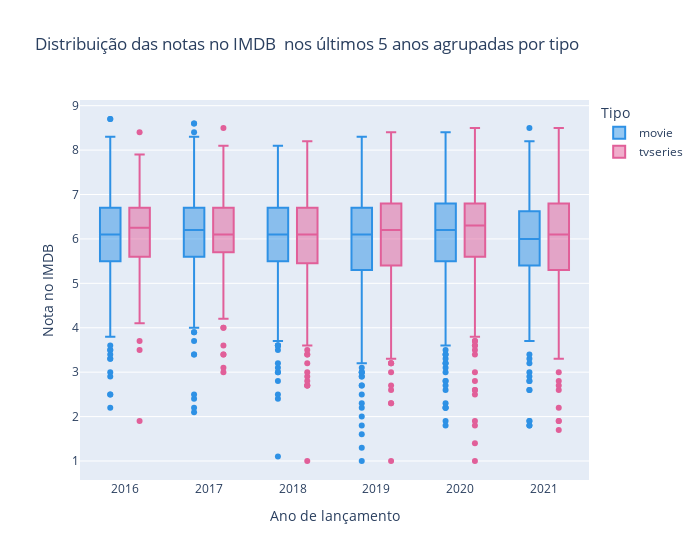

Notebook code for this chart:
### Code cell
df_netflix_last_titles = df[df["release_year"] >= df['release_year'].max()-5]

fig = px.box(df_netflix_last_titles, 
             x='release_year', 
             y="rating_imdb", 
             color='type',
             width=700,
             title="Distribuição das notas no IMDB \nnos últimos 5 anos agrupadas por tipo",
             color_discrete_sequence=px.colors.qualitative.Dark24,
             labels={'release_year':'Ano de lançamento', 'rating_imdb':'Nota no IMDB', 'type':'Tipo'})
fig.show()

### Figure 1 — Plotly figure (JSON) as saved in the notebook; plotly's stock layout.template omitted (floating-point values rounded to 4 significant figures; data arrays with more than 128 entries replaced by an {"elided": "..."} marker saying what was removed)
{"data": [{"alignmentgroup": "True", "hovertemplate": "Tipo=movie<br>Ano de lançamento=%{x}<br>Nota no IMDB=%{y}<extra></extra>", "legendgroup": "movie", "marker": {"color": "#2E91E5"}, "name": "movie", "notched": false, "offsetgroup": "movie", "orientation": "v", "showlegend": true, "type": "box", "x": {"elided": "3619 int values"}, "x0": " ", "xaxis": "x", "y": {"elided": "3619 float values"}, "y0": " ", "yaxis": "y"}, {"alignmentgroup": "True", "hovertemplate": "Tipo=tvseries<br>Ano de lançamento=%{x}<br>Nota no IMDB=%{y}<extra></extra>", "legendgroup": "tvseries", "marker": {"color": "#E15F99"}, "name": "tvseries", "notched": false, "offsetgroup": "tvseries", "orientation": "v", "showlegend": true, "type": "box", "x": {"elided": "2037 int values"}, "x0": " ", "xaxis": "x", "y": {"elided": "2037 float values"}, "y0": " ", "yaxis": "y"}], "layout": {"boxmode": "group", "legend": {"title": {"text": "Tipo"}, "tracegroupgap": 0}, "title": {"text": "Distribuição das notas no IMDB \nnos últimos 5 anos agrupadas por tipo"}, "width": 700, "xaxis": {"anchor": "y", "domain": [0, 1], "title": {"text": "Ano de lançamento"}}, "yaxis": {"anchor": "x", "domain": [0, 1], "title": {"text": "Nota no IMDB"}}}}
